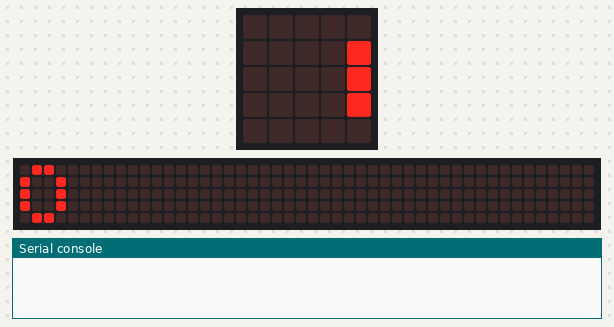
The program below on a simulated BBC micro:bit running MicroPython. On the bench: the board's 5×5 LED display, a strip that is not on the board, showing the scrolling text unrolled, the last lines printed to the serial console. The 48×5 strip is a reading aid, not a part: it shows the text the display is scrolling, unrolled, one strip-width of it at a time.

Above: at 0.07 s.
At 4.82 s:
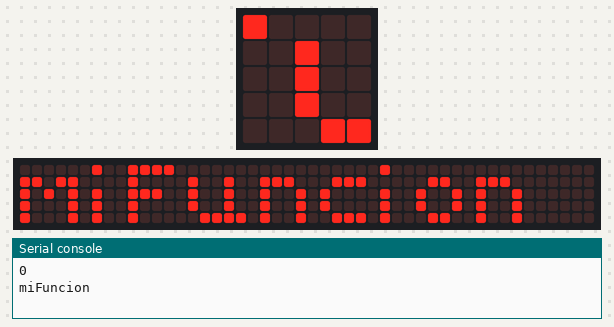
At 9.47 s:
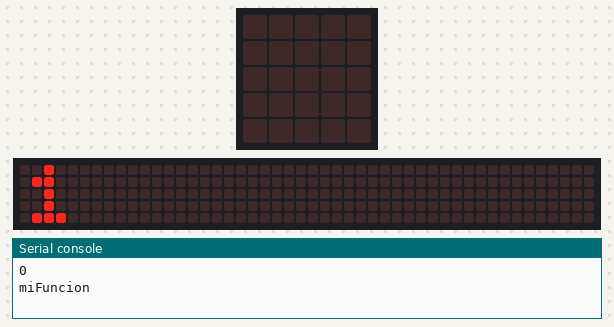
At 18.87 s:
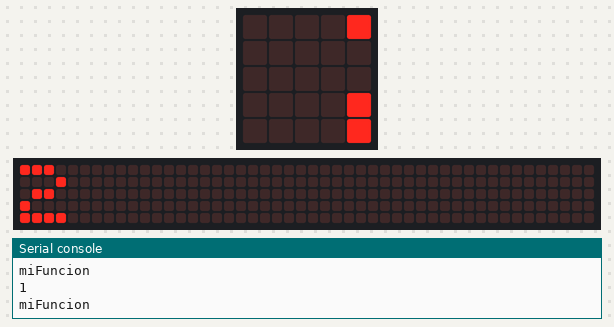
At 28.27 s:
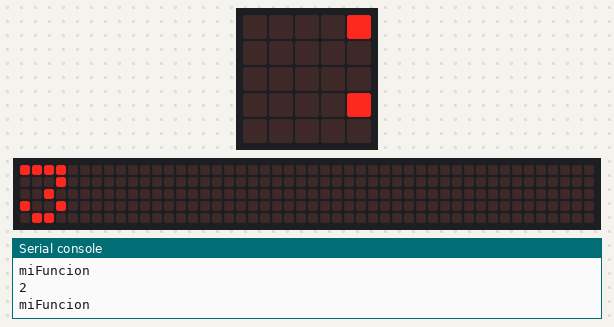
At 37.52 s:
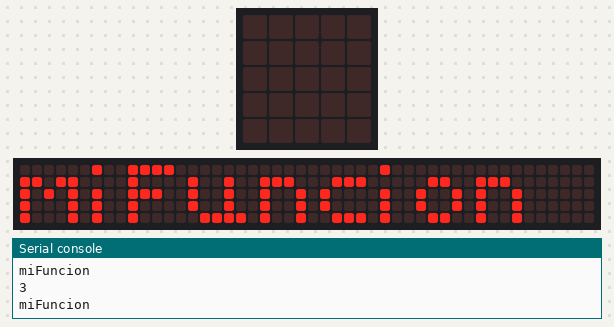

The program:

main.py
```python
#
# Biblioteca # Foro ADICRA 2024-03-23
#
import microbit
import biblioteca
contador = 0
while True:
    microbit.display.scroll(contador)
    print(contador)
    contador = contador+1
    microbit.sleep(1000)
    biblioteca.miFuncion()
```

biblioteca.py
```python
#
# Biblioteca # Foro ADICRA 2024-03-23
#
import microbit
def miFuncion(param="miFuncion"):
    print(param)
    microbit.display.scroll(param)
```
